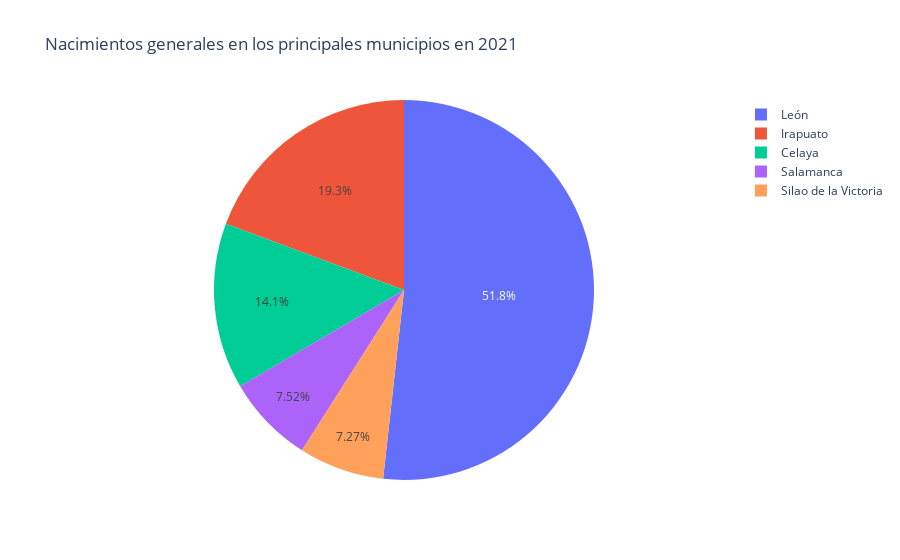

Notebook code cell kept with this figure:
### Markdown cell above
**De manera grafica podemos ver las proporciones de nacimientos de hombres y mujeres de manera general son similares tanto que hasta parecen igual a lo largo del tiempo**

Tomare una fecha cualquiera por ejemplo el 2021 y filtrare los datos de acuerdo al indicador.

### Code cell
df = n_municipios.query("year== 2021").query("indicador == 'Nacimientos'")
grupo = df.sort_values(ascending=False,by='valor')[:5]

fig = px.pie(grupo, values='valor', names='desc_municipio', title='Nacimientos generales en los principales municipios en 2021')
fig.show()

### Figure 1 — Plotly figure (JSON) as saved in the notebook; plotly's stock layout.template omitted (floating-point values rounded to 4 significant figures)
{"data": [{"domain": {"x": [0, 1], "y": [0, 1]}, "hovertemplate": "desc_municipio=%{label}<br>valor=%{value}<extra></extra>", "labels": ["León", "Irapuato", "Celaya", "Salamanca", "Silao de la Victoria"], "legendgroup": "", "name": "", "showlegend": true, "type": "pie", "values": [29509, 11022, 8053, 4290, 4146]}], "layout": {"legend": {"tracegroupgap": 0}, "title": {"text": "Nacimientos generales en los principales municipios en 2021"}}}
